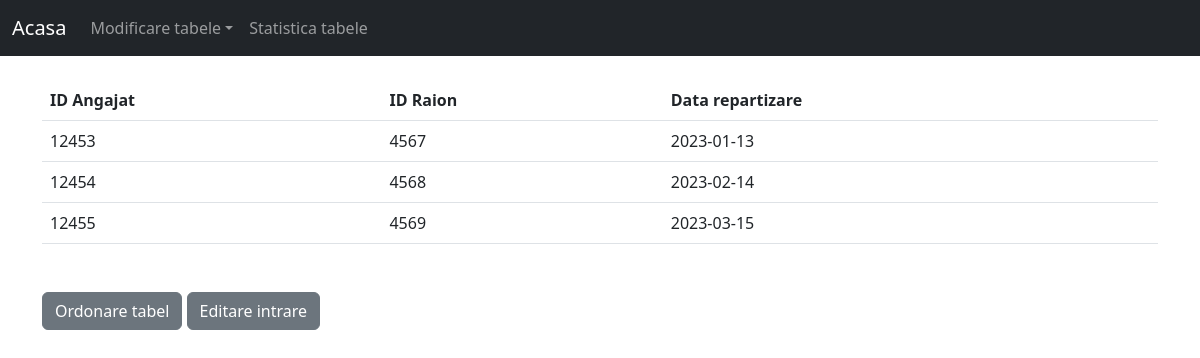
Page /website/afisare_repartitie_raion.php on the committed database.
### tables this page shows
CREATE TABLE `repartitie_raion` (
  `id_angajat` int(11) NOT NULL,
  `id_raion` int(11) NOT NULL,
  `data` date NOT NULL
);

### website/afisare_repartitie_raion.php (the view, shortened to what this page needs)
<?php
include 'conexiune_bd.php';
?>
<!doctype html>
<html>
<head>
    <link href="https://cdn.jsdelivr.net/npm/bootstrap@5.2.3/dist/css/bootstrap.min.css" rel="stylesheet">
</head>
<body style="background-color:#ffffff">
    <?php
        require 'navbar.php';
    ?>
<div class="container">
<table class="table mb-5">
  <thead>
    <tr>
      <th scope="col">ID Angajat</th>
      <th scope="col">ID Raion</th>
      <th scope="col">Data repartizare</th>
    </tr>
  </thead>
  <tbody>
<?php
 if (!isset($_GET['orderby']))
     $stmt = $conn->prepare("SELECT * FROM repartitie_raion");
 $stmt->execute();
 $results = $stmt->fetchAll(PDO::FETCH_ASSOC);
 foreach ($results as $result)
 {
    ?>
     <tr>
         <td><?= $result['id_angajat'] ?></td>
         <td><?= $result['id_raion'] ?></td>
         <td><?= $result['data'] ?></td>
     </tr>
 <?php } ?>
 </tbody>
    </table>
    <p>
  <button class="btn btn-secondary" type="button" data-bs-toggle="collapse" data-bs-target="#collapse1" aria-expanded="false" aria-controls="collapseExample">
    Ordonare tabel
  </button>
  <button class="btn btn-secondary" type="button" data-bs-toggle="collapse" data-bs-target="#collapse2" aria-expanded="false" aria-controls="collapseExample">
    Editare intrare
  </button>
</p>
 </div>
</body>
</html>

### rows in the picture
repartitie_raion: id_angajat "12453", id_raion "4567", data "2023-01-13"
repartitie_raion: id_angajat "12454", id_raion "4568", data "2023-02-14"
repartitie_raion: id_angajat "12455", id_raion "4569", data "2023-03-15"
